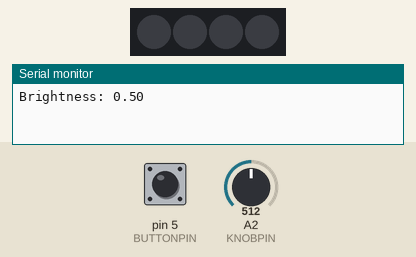
Bench run of a sketch on a simulated Arduino Uno, built with avr-gcc and run on an emulated ATmega328P. Parts: 4 RGB LEDs in strip order, left to right, the last lines printed to the serial monitor. The test bench sets the inputs (shaded band); at power-on: pin 5 (BUTTONPIN) LOW, A2 (KNOBPIN) = 512. Dim RGB values are drawn brighter than linear; the strip is taken to match the declared colour order; random numbers use the default seed unless the sketch sets one.

Above: at 3.2 s.
3.3 s: pin 5 (BUTTONPIN) pulled HIGH for 0.15 s
At 4.1 s:
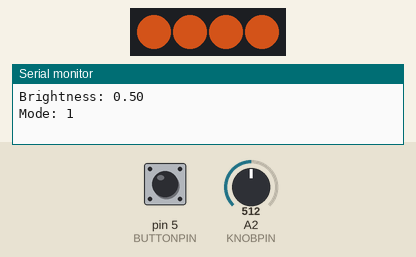
4.9 s: A2 (KNOBPIN) set to 350
At 5.8 s:
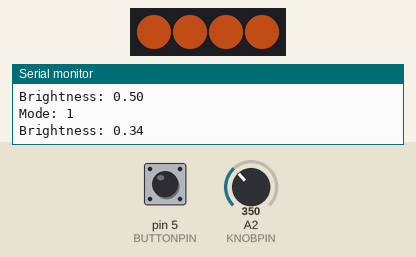
6.4 s: pin 5 (BUTTONPIN) pulled HIGH for 1 s
At 7.58 s:
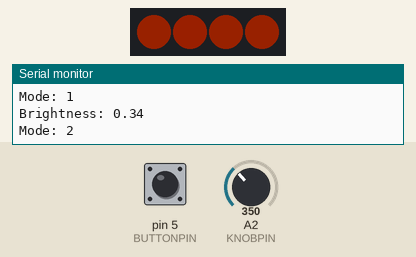
9.4 s: A2 (KNOBPIN) set to 20
At 10.06 s:
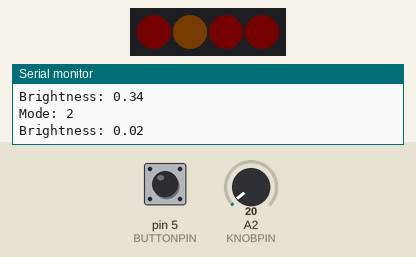
12.4 s: pin 5 (BUTTONPIN) pulled HIGH for 0.15 s
At 13.2 s:
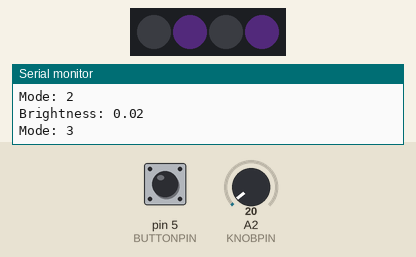
15.4 s: A2 (KNOBPIN) set to 100
At 17.91 s:
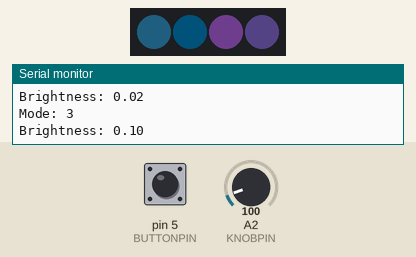
Timing chart, 0 to 22.3 s (numbered marks = the images above; inputs shaded):
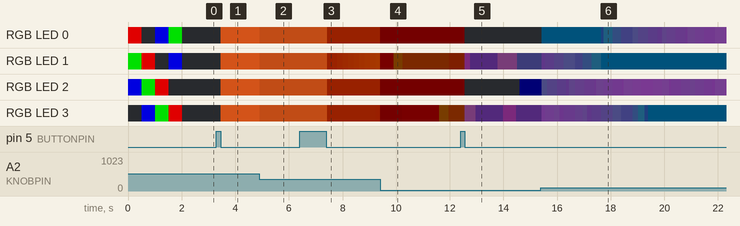

The sketch:

Gen-lamp.ino
```cpp
#include <Adafruit_NeoPixel.h>
#include "Button.h"
#include "Knob.h"

const int LEDPIN = 6;
const int BUTTONPIN = 5;
const int KNOBPIN = 16;
const int frameLength = 33;

Button* button = new Button(BUTTONPIN);
Knob* knob = new Knob(KNOBPIN);

const int LEDS = 4;

Adafruit_NeoPixel strip = Adafruit_NeoPixel(LEDS, LEDPIN, NEO_RGB + NEO_KHZ800);


float brightness = 0.8;
int mode = 0;
int numModes = 7;
unsigned int frame = 0;

int setPixel(int pixel, int R, int G, int B) {
  strip.setPixelColor(pixel, R * brightness, G * brightness, B * brightness);
}

float getBrightness(int knobVal) {
  float max = 1024.0;
  return float(knobVal) / max;
}

void render() {
  strip.show();
  delay(frameLength);
  strip.clear();
}

void setBase(int R, int G, int B) {
  for (int led = 0; led < LEDS; led++) {
    setPixel(led, R, G, B);
  }
}

void setup() {
  // put your setup code here, to run once:
  Serial.begin(9600);

  strip.begin();
  strip.show();

  // Show red for a moment to signify setup is complete
  while (frame < 120) {
    RGB();
    render();
    frame++;
  }
  frame = 0;

}

//TODO seperate each chase into it's own class and header file
void RGB() {
  if (frame < 30) {
    setPixel(0, 200, 0, 0);
    setPixel(1, 0, 200, 0);
    setPixel(2, 0, 0, 200);
    setPixel(3, 0, 0, 0);
  } else if (frame < 60) {
    setPixel(0, 0, 0, 0);
    setPixel(1, 200, 0, 0);
    setPixel(2, 0, 200, 0);
    setPixel(3, 0, 0, 200);
  } else if (frame < 90) {
    setPixel(0, 0, 0, 200);
    setPixel(1, 0, 0, 0);
    setPixel(2, 200, 0, 0);
    setPixel(3, 0, 200, 0);
  } else {
    setPixel(0, 0, 200, 0);
    setPixel(1, 0, 0, 200);
    setPixel(2, 0, 0, 0);
    setPixel(3, 200, 0, 0);
  }
  frame++;

  if (frame > 120) {
    frame = 0;
  }
}

void warmWhite() {
  int R = 255;
  int G = 100;
  int B = 30;

  for (int led = 0; led < LEDS; led++) {
    setPixel(led, R, G, B);
  }
}

// TODO fill array randomly based on number of LEDs
int levels[LEDS][4] = {
  {0,0,0,0},
  {1,0,0,0},
  {0,0,0,0},
  {0,0,0,0}
};

void slowFire() {
  setBase(70, 15, 0);

  if (frame >= 50) {
      int spark = random(LEDS);
      levels[spark][0] = 1;
      frame = 0;
    }

  for (int pixel = 0; pixel < LEDS; pixel++) {
    if (levels[pixel][0] == 1 && levels[pixel][1] < 150) {
      levels[pixel][1]++;
    } else if (levels[pixel][0] == 1 && levels[pixel][1] == 150) {
      levels[pixel][0] = 0;
    } else if (levels[pixel][0] == 0 && levels[pixel][1] > 0) {
      levels[pixel][1]--;
    }
  }

  for (int render = 0; render < LEDS; render++) {
    setPixel(render, levels[render][1] + 70, levels[render][1]/2 + 15, 0);
  }
  frame++;
}

void ice() {
  setBase(10, 30, 40);

  if (frame >= 50) {
      int spark = random(LEDS);
      levels[spark][0] = 1;
      frame = 0;
    }

  for (int pixel = 0; pixel < LEDS; pixel++) {
    if (levels[pixel][0] == 1 && levels[pixel][1] < 150) {
      levels[pixel][1]++;
    } else if (levels[pixel][0] == 1 && levels[pixel][1] == 150) {
      levels[pixel][0] = 0;
    } else if (levels[pixel][0] == 0 && levels[pixel][1] > 0) {
      levels[pixel][1]--;
    }
  }

  for (int render = 0; render < LEDS; render++) {
    setPixel(render, levels[render][1] + 10, levels[render][1]/3 + 30, levels[render][1] + 40);
  }
  frame++;
}

int getColor(int index, int color[3]) {
  int cycle = 120;

  if (index < cycle) {
    color[2] = 0;
    color[1] = cycle - index;
    color[0] = index;
  } else if (index < (cycle*2)) {
    color[2] = index - cycle;
    color[1] = 0;
    color[0] = cycle - (index - cycle);
  } else {
    color[2] = cycle - (index - (cycle*2));
    color[1] = index - (cycle*2);
    color[0] = 0;
  }
};

void skittles() {
  if (frame >= 360) {
    frame = 0;
  }
  for (int pixel = 0; pixel < LEDS; pixel++) {
    int color[3];
    getColor((pixel * 40 + frame) % 360, color);
    setPixel(pixel, color[0], color[1], color[2]);
  }
  frame++;
}

int colors[LEDS][3] = {
  {0,0,0},
  {0,0,0},
  {0,0,0},
  {0,0,0}
};

int assignColor(int index, int color[3]) {
  colors[index][0] = color[0];
  colors[index][1] = color[1];
  colors[index][2] = color[2];
};

void disco() {
  int jump = random(7);
  if (jump == 0) {
    int color[3];
    getColor(random(360), color);
    assignColor(random(LEDS), color);
  }
for (int pixel = 0; pixel < LEDS; pixel++) {
    setPixel(pixel, colors[pixel][0], colors[pixel][1], colors[pixel][2]);
  }
}

void loop() {

  button->update();
  if (button -> wasShortPressed()) {
    mode = (mode + 1) % numModes;
    Serial.println("Mode: " + String(mode));
  } else if (button -> wasLongPressed()) {
    mode = 0;
    Serial.println("Mode: " + String(mode));
  }

  if (knob->update()) {
    brightness = getBrightness(knob->getValue());
    Serial.println("Brightness: " + String(brightness));
  }

  if (mode == 0) {
    // sleep
  } else if (mode == 1) {
    warmWhite();
  } else if (mode == 2) {
    slowFire();
  } else if (mode == 3) {
    ice();
  } else if (mode == 4) {
    skittles();
  } else if (mode == 5) {
    disco();
  } else if (mode == 6) {
    RGB();
  }
  render();
}
```

Button.h
```cpp
#ifndef Button_h
#define Button_h

// TODO refactor to make presses feel more immediate
class Button {
  public:
    Button(int inputPin) {
      pin = inputPin;
      pinMode(inputPin, INPUT);
      wasDown = false;
      wasPressed = false;
      longPressDuration = 1500;
      pressDuration = -1;
      isLongPressed = false;
    }
    void update() {
      bool isDown = digitalRead(this->pin) == HIGH;
      bool isUp = digitalRead(this->pin) == LOW;

      if (isUp) {
        this->isLongPressed = false;
      }

      if (isDown && !this->wasDown) {
        this->wasDown = true;
        this->pressStart = millis();
      } else if (isUp && this->wasDown) {
        this->pressDuration = millis() - this->pressStart;
        this->wasDown = false;
        this->wasPressed = true;
      } else if (isDown && this->wasDown) {
        this->pressDuration = millis() - this->pressStart;
      } else {
        this->wasPressed = false;
      }
    }
    bool wasShortPressed() {
      return this->wasPressed && this->pressDuration < this->longPressDuration;
    }
    bool wasLongPressed() {
      bool longPressed = this->wasDown && this->pressDuration >= this->longPressDuration && !this->isLongPressed;
      if (longPressed) {
        this->isLongPressed = true;
      }
      return longPressed;
    }
  private:
    int pin;
    bool wasDown;
    bool wasPressed;
    float pressStart;
    float longPressDuration;
    float pressDuration;
    bool isLongPressed;
};

#endif
```

Knob.h
```cpp
#ifndef Knob_h
#define Knob_h

const byte THRESHOLD = 20;

class Knob {
  public:
    Knob(int KNOBPIN) {
      pin = KNOBPIN;
    }
    bool update() {
      int newVal = analogRead(this->pin);
      if (newVal > (this->value + THRESHOLD) || newVal < (this->value - THRESHOLD)) {
        this->value = newVal;
        return true;
      }
      return false;
    }
    int getValue() {
      return this->value;
    }
  private:
    int pin;
    bool changed;
    int value;
};

#endif
```

Measured:
- after the input at 3.3 s, RGB LED 0–3: off → RGB(127, 50, 15) after 0.16 s
- after the input at 4.9 s, RGB LED 0–3: RGB(127, 50, 15) → RGB(87, 34, 10) at once
- after the input at 6.4 s, RGB LED 0, RGB LED 2: RGB(87, 34, 10) → RGB(23, 5, 0) after 1.0 s; RGB LED 3: RGB(87, 34, 10) → RGB(23, 5, 0) after 1.0 s, → RGB(25, 5, 0) 1.8 s later
